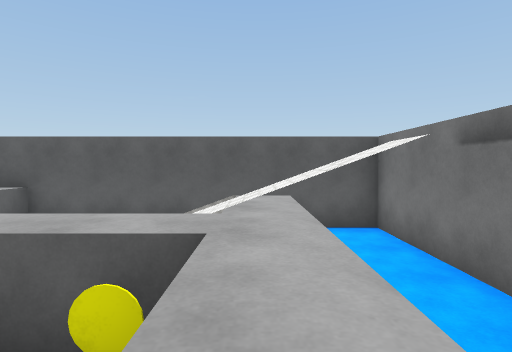
view 1 (above)

15 first-person views from a walk through a Unity game level. The camera is 0.54 m above the floor, tilts 2° down and sees 80° across. The floor is counted in squares, 1 m on a side. Each view is taken from the middle of a square. On the plan, view 1 faces up. The plan holds only what a view shows up to about 9 squares ahead; the rest is blank. The player character is not drawn. Surface patterns are stand-ins for the level's own textures.

view 2
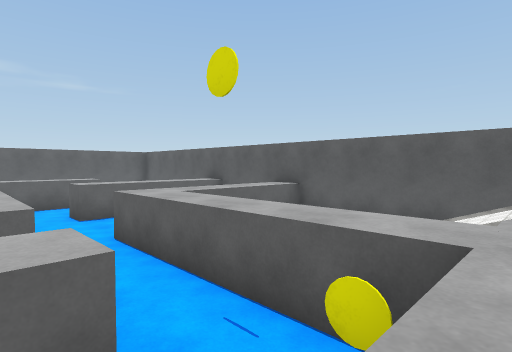

view 3
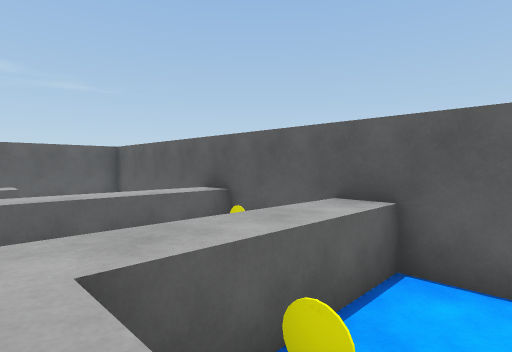

view 4
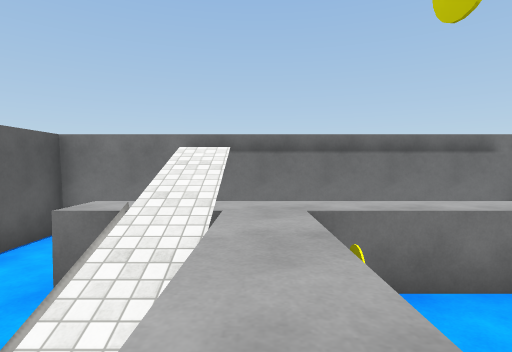

view 5
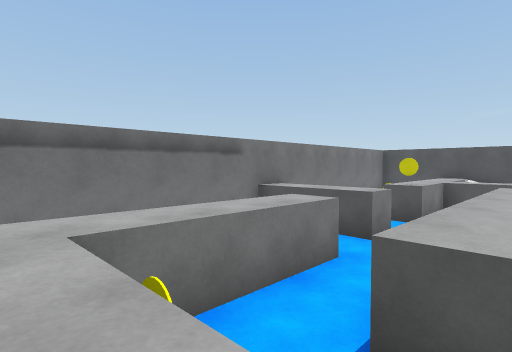

view 6
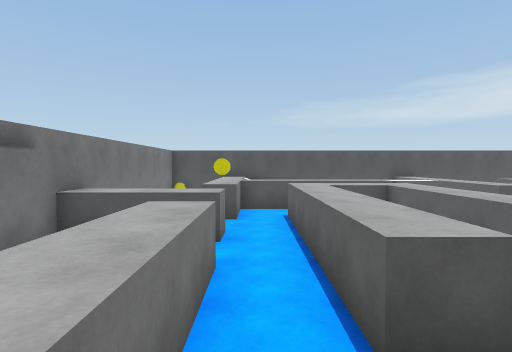

view 7
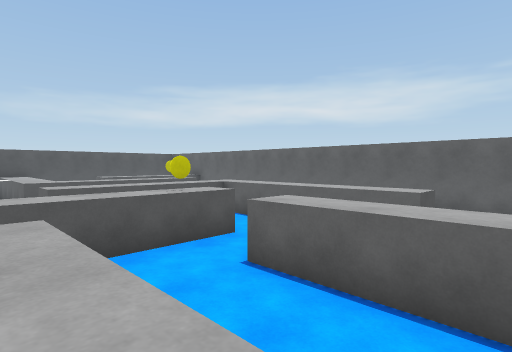

view 8
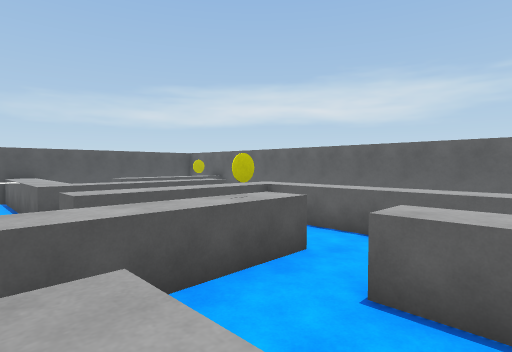

view 9
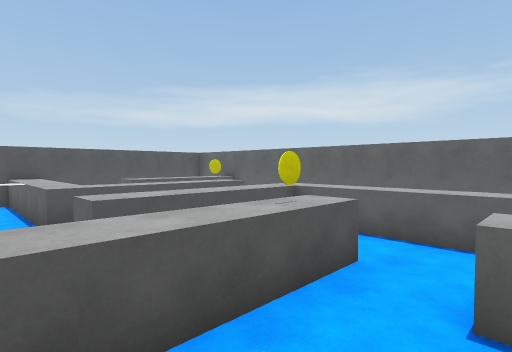

view 10
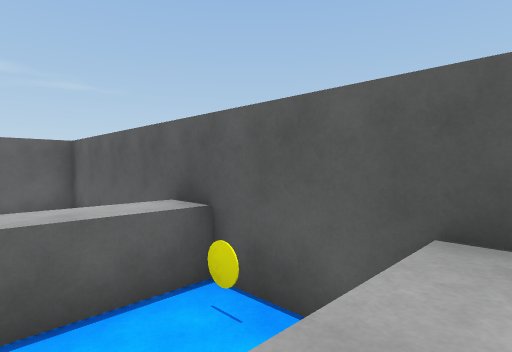

view 11
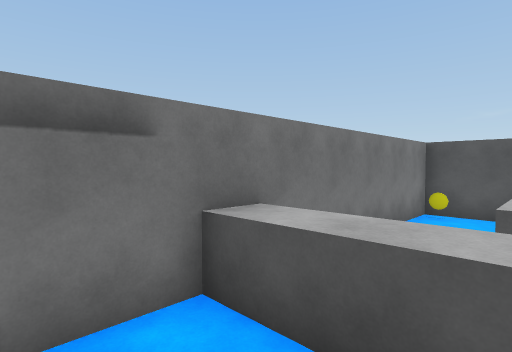

view 12
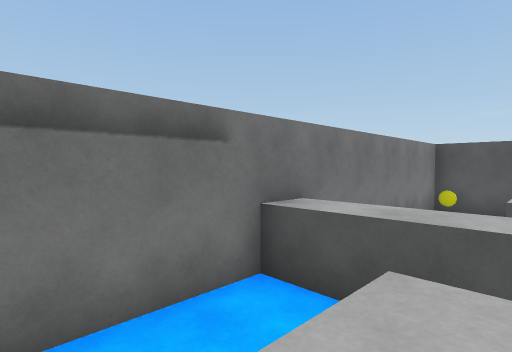

view 13
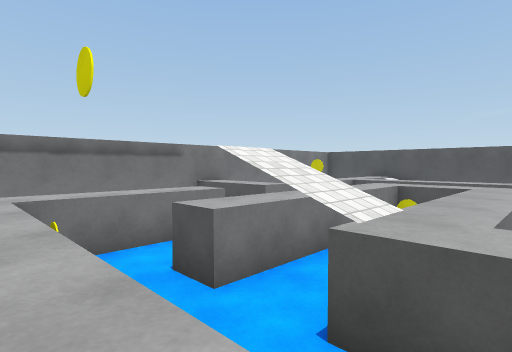

view 14
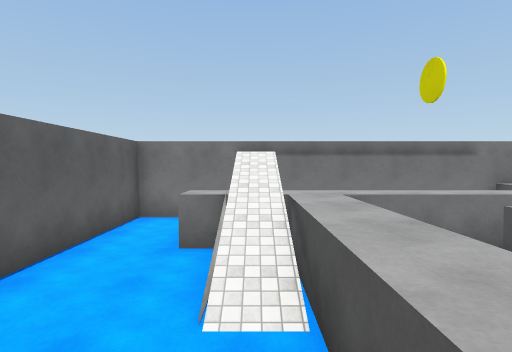

view 15
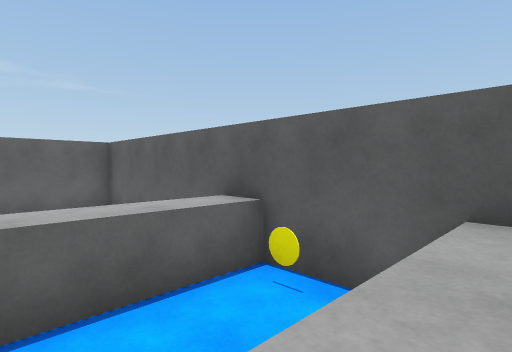

### Floor plan
Key: @ floor where view 1 was taken; # wall or solid block; . main floor; : floor 1 m higher than the main floor; / step, stairs or slope; O other object.
Columns run from 16 left of view 1 to 3 right of it. Each row starts with its distance up from view 1.
  8 ##### ##############
  7 #     #.O.:........#
  6 #     #...:........#
  5 #     #...:O....:..#
  4 #  #  #...:../////.#
  3 #  #  #...:::::::..#
  2 #  #......... .O:..#
  1 #  #............:. #
  0 #  #..######.##.@. #
 -1    #      .#.##.:..#
 -2    ###### .# ##....#
 -3         # .# ##.####
 -4           .#O##.#  #
 -5      ####  #.##..  #
 -6         #. ####.#  #
 -7         #.         #
 -8         #.         #
 -9                    #
-10                  ..#
-11                  .O#
-12                  ###

Where each view was taken, in squares from view 1:
view 1: 0 up, 0 right, facing up
view 2: 0 up, 0 right, facing up-left
view 3: 3 up, 4 left, facing up-left
view 4: 3 up, 4 left, facing right
view 5: 3 up, 3 left, facing down-right
view 6: 3 up, 1 left, facing down
view 7: 6 up, 6 left, facing down-left
view 8: 4 up, 6 left, facing down-left
view 9: 3 up, 6 left, facing down-left
view 10: 5 up, 6 left, facing up-left
view 11: 1 down, 0 right, facing down-right
view 12: 0 up, 0 right, facing down-right
view 13: 3 up, 6 left, facing down-right
view 14: 4 up, 6 left, facing right
view 15: 4 up, 6 left, facing up-left
